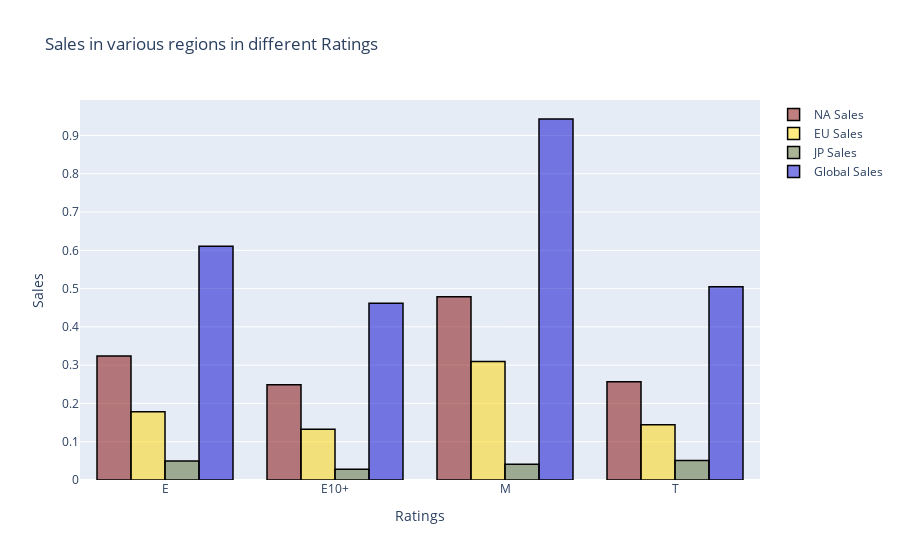

The cell this chart's notebook holds for it:
### Markdown cell above
We will check the ratings for the videogames sales! The various ratings mean - 

E- Titles rated E (Everyone) have content that may be suitable for persons ages 6 and older. Titles in this category may contain minimal cartoon, fantasy or mild violence and/or infrequent use of mild language.

M- Titles rated M (Mature) have content that may be suitable for persons ages 17 and older. Titles in this category may contain intense violence, blood and gore, sexual content, and/or strong language.

T-Titles rated T (Teen) have content that may be suitable for ages 13 and older. Titles in this category may contain violence, suggestive themes, crude humor, minimal blood, simulated gambling, and/or infrequent use of strong language.

E10+- Titles rated E10+ (Everyone 10+) have content that may be suitable for ages 10 and older. Titles in this category may contain more cartoon, fantasy or mild violence, mild language, and/or minimal suggestive themes.

### Code cell
#Checking the sales of Videogames in regions on the basis of Ratings
df3=vg[vg['Rating'].isin(['E','M','T','E10+'])]
df_na=df3[['Rating','NA_Sales']].groupby('Rating')['NA_Sales'].mean().reset_index()
df_eu=df3[['Rating','EU_Sales']].groupby('Rating')['EU_Sales'].mean().reset_index()
df_jp=df3[['Rating','JP_Sales']].groupby('Rating')['JP_Sales'].mean().reset_index()
df_global=df3[['Rating','Global_Sales']].groupby('Rating')['Global_Sales'].mean().reset_index()

trace1=go.Bar(x=df_na['Rating'],
             y=df_na['NA_Sales'],
             marker=dict(color='rgba(128,0,0,0.5)',
                        line=dict(color='rgb(0,0,0)',width=1.5)),
             name='NA Sales')

trace2=go.Bar(x=df_eu['Rating'],
             y=df_eu['EU_Sales'],
             marker=dict(color='rgba(255,215,0,0.5)',
                        line=dict(color='rgb(0,0,0)',width=1.5)),
             name='EU Sales')

trace3=go.Bar(x=df_jp['Rating'],
             y=df_jp['JP_Sales'],
             marker=dict(color='rgba(85,107,47,0.5)',
                        line=dict(color='rgb(0,0,0)',width=1.5)),
             name='JP Sales')

trace4=go.Bar(x=df_global['Rating'],
             y=df_global['Global_Sales'],
             marker=dict(color='rgba(0,0,205,0.5)',
                        line=dict(color='rgb(0,0,0)',width=1.5)),
             name='Global Sales')

layout=go.Layout(title='Sales in various regions in different Ratings',
                xaxis=dict(title='Ratings'),
                yaxis=dict(title='Sales'),
                barmode='group')

fig=go.Figure(data=[trace1,trace2,trace3,trace4],layout=layout)
iplot(fig)

### Figure 1 — Plotly figure (JSON) as saved in the notebook; plotly's stock layout.template omitted (floating-point values rounded to 4 significant figures)
{"data": [{"marker": {"color": "rgba(128,0,0,0.5)", "line": {"color": "rgb(0,0,0)", "width": 1.5}}, "name": "NA Sales", "type": "bar", "x": ["E", "E10+", "M", "T"], "y": [0.324, 0.2488, 0.4789, 0.2566]}, {"marker": {"color": "rgba(255,215,0,0.5)", "line": {"color": "rgb(0,0,0)", "width": 1.5}}, "name": "EU Sales", "type": "bar", "x": ["E", "E10+", "M", "T"], "y": [0.178, 0.1328, 0.3096, 0.1442]}, {"marker": {"color": "rgba(85,107,47,0.5)", "line": {"color": "rgb(0,0,0)", "width": 1.5}}, "name": "JP Sales", "type": "bar", "x": ["E", "E10+", "M", "T"], "y": [0.04964, 0.02831, 0.0411, 0.05113]}, {"marker": {"color": "rgba(0,0,205,0.5)", "line": {"color": "rgb(0,0,0)", "width": 1.5}}, "name": "Global Sales", "type": "bar", "x": ["E", "E10+", "M", "T"], "y": [0.6106, 0.4618, 0.943, 0.5047]}], "layout": {"barmode": "group", "title": {"text": "Sales in various regions in different Ratings"}, "xaxis": {"title": {"text": "Ratings"}}, "yaxis": {"title": {"text": "Sales"}}}}
